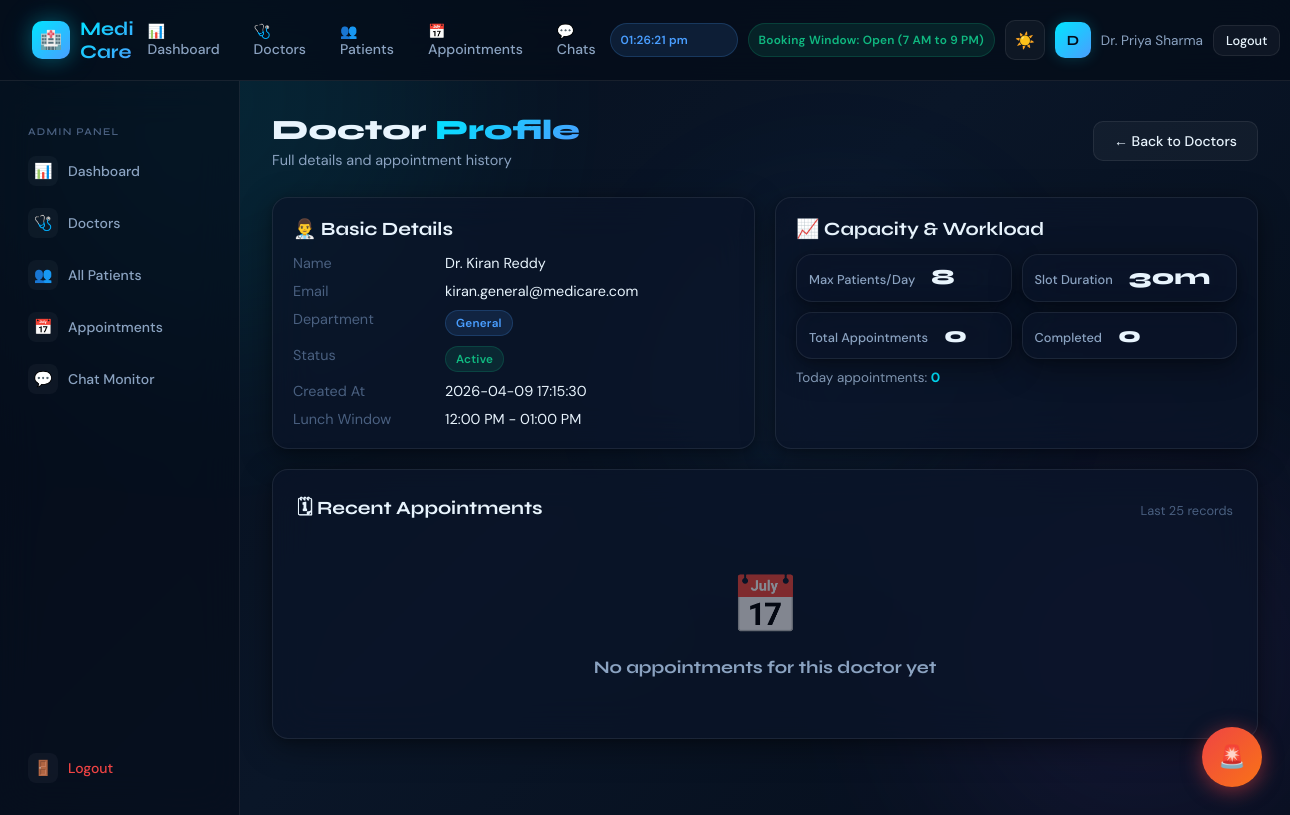
The page /admin/doctors/2 (signed in) on the database its author committed.
### tables this page shows
CREATE TABLE doctors (
        id INTEGER PRIMARY KEY AUTOINCREMENT,
        name TEXT NOT NULL,
        email TEXT UNIQUE NOT NULL,
        password TEXT NOT NULL,
        department TEXT NOT NULL,
        max_patients_per_day INTEGER DEFAULT 8,
        slot_duration_minutes INTEGER DEFAULT 30,
        is_active INTEGER DEFAULT 1,
        created_at TEXT DEFAULT CURRENT_TIMESTAMP
    );

### hospital_app/app.py (the view)
@app.route('/admin/doctors/<int:did>')
@require_admin
def admin_doctor_profile(did):
    conn = get_db()
    try:
        doctor = conn.execute(
            '''SELECT d.*,
                      COUNT(a.id) AS total_appointments,
                      SUM(CASE WHEN a.status='Completed' THEN 1 ELSE 0 END) AS completed_appointments,
                      SUM(CASE WHEN a.date=? THEN 1 ELSE 0 END) AS today_appointments
               FROM doctors d
               LEFT JOIN appointments a ON a.doctor_id=d.id
               WHERE d.id=?
               GROUP BY d.id''',
            (date.today().strftime('%Y-%m-%d'), did)
        ).fetchone()
        if not doctor:
            return redirect(url_for('admin_doctors'))
        appointments = conn.execute(
            '''SELECT a.*,
                      u.email AS patient_email,
                      p.diagnosis,
                      p.medicines
               FROM appointments a
               LEFT JOIN users u ON u.id = a.user_id
               LEFT JOIN prescriptions p ON p.appointment_id = a.appointment_id
               WHERE a.doctor_id=?
               ORDER BY a.date DESC, a.time_slot DESC, a.created_at DESC
               LIMIT 25''',
            (did,)
        ).fetchall()
        lunch_window = get_department_lunch_window(conn, doctor['department'], doctor['id'])
        lunch_label = 'Not assigned'
        if lunch_window:
            start_h, start_m = divmod(lunch_window[0], 60)
            end_h, end_m = divmod(lunch_window[1], 60)
            lunch_label = f"{_format_time_12h(start_h, start_m)} - {_format_time_12h(end_h, end_m)}"
        return render_template('admin_doctor_profile.html', doctor=doctor, appointments=appointments, lunch_label=lunch_label)
    finally:
        conn.close()

### hospital_app/app.py (called while the page is built)
def get_db():
    conn = sqlite3.connect(DB_PATH, timeout=10)
    conn.row_factory = sqlite3.Row
    conn.execute('PRAGMA busy_timeout = 10000')
    return conn

def _format_time_12h(hour_24, minute):
    suffix = 'AM' if hour_24 < 12 else 'PM'
    display_hour = hour_24 % 12
    if display_hour == 0:
        display_hour = 12
    return f"{display_hour:02d}:{minute:02d} {suffix}"

def get_department_lunch_window(conn, department, doctor_id):
    dept_doctors = conn.execute(
        '''SELECT id
           FROM doctors
           WHERE department=? AND is_active=1
           ORDER BY name''',
        (department,)
    ).fetchall()
    if not dept_doctors:
        return None
    ordered_ids = [row['id'] for row in dept_doctors]
    if doctor_id not in ordered_ids:
        return None
    lunch_index = ordered_ids.index(doctor_id) % len(DOCTOR_LUNCH_WINDOWS)
    return DOCTOR_LUNCH_WINDOWS[lunch_index]

def require_admin(f):
    from functools import wraps
    @wraps(f)
    def decorated(*args, **kwargs):
        if not session.get('is_admin'):
            return redirect(url_for('login'))
        return f(*args, **kwargs)
    return decorated

### hospital_app/templates/admin_doctor_profile.html (shortened to what this page needs)
{% extends "base.html" %}
{% block content %}
<div class="page-header fade-in">
  <div style="display:flex; justify-content:space-between; align-items:center; flex-wrap:wrap; gap:10px;">
    <div>
      <h1 class="page-title">Doctor <span>Profile</span></h1>
      <p class="page-subtitle">Full details and appointment history</p>
    </div>
    <a href="/admin/doctors" class="btn btn-secondary">← Back to Doctors</a>
  </div>
</div>
<div class="grid-2" style="margin-bottom:20px;">
  <div class="card fade-in" style="padding:20px;">
    <h3 style="font-family:var(--font-display); margin-bottom:14px;">👨‍⚕️ Basic Details</h3>
    <div style="display:grid; grid-template-columns:140px 1fr; row-gap:10px; column-gap:12px; font-size:0.9rem;">
      <div style="color:var(--text-muted);">Name</div><div>{{ doctor.name }}</div>
      <div style="color:var(--text-muted);">Email</div><div>{{ doctor.email }}</div>
      <div style="color:var(--text-muted);">Department</div><div><span class="badge badge-blue">{{ doctor.department }}</span></div>
      <div style="color:var(--text-muted);">Status</div>
      <div>
        <span class="badge {% if doctor.is_active %}badge-green{% else %}badge-red{% endif %}">
          {% if doctor.is_active %}Active{% else %}Inactive{% endif %}
        </span>
      </div>
      <div style="color:var(--text-muted);">Created At</div><div>{{ doctor.created_at }}</div>
      <div style="color:var(--text-muted);">Lunch Window</div><div>{{ lunch_label }}</div>
    </div>
  </div>
  <div class="card fade-in" style="padding:20px;">
    <h3 style="font-family:var(--font-display); margin-bottom:14px;">📈 Capacity & Workload</h3>
    <div style="display:grid; grid-template-columns:1fr 1fr; gap:10px;">
      <div class="stat-card" style="padding:12px; min-height:auto;">
        <div class="stat-label">Max Patients/Day</div>
        <div class="stat-value" style="font-size:1.35rem;">{{ doctor.max_patients_per_day or 8 }}</div>
      </div>
      <div class="stat-card" style="padding:12px; min-height:auto;">
        <div class="stat-label">Slot Duration</div>
        <div class="stat-value" style="font-size:1.35rem;">{{ doctor.slot_duration_minutes or 30 }}m</div>
      </div>
      <div class="stat-card" style="padding:12px; min-height:auto;">
        <div class="stat-label">Total Appointments</div>
        <div class="stat-value" style="font-size:1.35rem;">{{ doctor.total_appointments or 0 }}</div>
      </div>
      <div class="stat-card" style="padding:12px; min-height:auto;">
        <div class="stat-label">Completed</div>
        <div class="stat-value" style="font-size:1.35rem;">{{ doctor.completed_appointments or 0 }}</div>
      </div>
    </div>
    <p style="margin-top:10px; color:var(--text-secondary); font-size:0.84rem;">Today appointments: <strong style="color:var(--accent-cyan);">{{ doctor.today_appointments or 0 }}</strong></p>
  </div>
</div>
<div class="card fade-in">
  <div style="display:flex; justify-content:space-between; align-items:center; margin-bottom:14px;">
    <h3 style="font-family:var(--font-display);">🗓 Recent Appointments</h3>
    <span style="font-size:0.8rem; color:var(--text-muted);">Last 25 records</span>
  </div>
  {% if appointments %}
  <div class="table-container" style="box-shadow:none; border:none;">
    <table class="table" style="background:transparent;">
      <thead>
        <tr>
          <th>Apt. ID</th>
          <th>Patient</th>
          <th>Date</th>
          <th>Time</th>
          <th>Status</th>
          <th>Diagnosis</th>
        </tr>
      </thead>
      <tbody>
        {% for apt in appointments %}
        <tr>
          <td><code style="color:var(--accent-cyan);">{{ apt.appointment_id }}</code></td>
          <td>
            <div style="font-size:0.86rem;">{{ apt.patient_name }}</div>
            <div style="font-size:0.74rem; color:var(--text-muted);">{{ apt.patient_email or '' }}</div>
          </td>
          <td>{{ apt.date }}</td>
          <td><span class="badge badge-blue">{{ apt.time_slot }}</span></td>
          <td>
            <span class="badge {% if apt.status == 'Completed' %}badge-green{% else %}badge-yellow{% endif %}">{{ apt.status }}</span>
          </td>
          <td style="max-width:220px; overflow:hidden; text-overflow:ellipsis; white-space:nowrap;" title="{{ apt.diagnosis or 'Not completed' }}">
            {{ apt.diagnosis or '—' }}
          </td>
        </tr>
        {% endfor %}
      </tbody>
    </table>
  </div>
  {% else %}
  <div class="empty-state" style="padding:28px;">
    <div class="empty-icon">📅</div>
    <h3>No appointments for this doctor yet</h3>
  </div>
  {% endif %}
</div>
{% endblock %}

### hospital_app/templates/base.html (shortened to what this page needs)
<!DOCTYPE html>
<html lang="en">
<head>
  <link rel="stylesheet" href="{{ url_for('static', filename='css/main.css') }}">
</head>
<body>
<div class="bg-animated"></div>
<div class="bg-blob-3"></div>
<nav class="navbar">
  <a href="{% if session.get('is_admin') %}/admin{% elif session.get('is_doctor') %}/doctor{% else %}/dashboard{% endif %}" class="navbar-brand">
    <div class="brand-icon">🏥</div>
    <span class="brand-text">Medi Care</span>
  </a>
  <ul class="navbar-nav" id="navLinks">
    {% if session.get('is_admin') %}
    <li><a href="/admin" class="nav-link">📊 Dashboard</a></li>
    <li><a href="/admin/doctors" class="nav-link">🩺 Doctors</a></li>
    <li><a href="/admin/patients" class="nav-link">👥 Patients</a></li>
    <li><a href="/admin/appointments" class="nav-link">📅 Appointments</a></li>
    <li><a href="/admin/chats" class="nav-link">💬 Chats</a></li>
    {% elif session.get('is_doctor') %}
    <li><a href="/doctor" class="nav-link">🩺 My Appointments</a></li>
    {% else %}
    <li><a href="/dashboard" class="nav-link">🏠 Home</a></li>
    <li><a href="/chatbot" class="nav-link">🤖 AI Chatbot</a></li>
    <li><a href="/book-appointment" class="nav-link">📅 Book</a></li>
    {% endif %}
  </ul>
  <div class="navbar-actions">
    <div id="liveClock" class="badge badge-blue" style="padding:8px 10px; font-size:0.74rem; min-width:128px; text-align:center;">--:--:--</div>
    <div id="bookingStatus" class="badge badge-yellow" style="padding:8px 10px; font-size:0.74rem;">Checking hours...</div>
    <button class="theme-toggle" id="themeToggle" onclick="toggleTheme()">☀️</button>
    <div style="display:flex;align-items:center;gap:10px;">
      <div class="avatar">{{ session.get('user_name', 'U')[0].upper() }}</div>
      <span style="font-size:0.85rem;color:var(--text-secondary);max-width:120px;overflow:hidden;text-overflow:ellipsis;white-space:nowrap;">{{ session.get('user_name', '') }}</span>
    </div>
    <a href="/logout" class="btn btn-secondary btn-sm">Logout</a>
  </div>
</nav>
<div class="layout">
  <aside class="sidebar">
    {% if session.get('is_admin') %}
    <p class="sidebar-section-title">Admin Panel</p>
    <a href="/admin" class="sidebar-link"><span class="icon">📊</span><span>Dashboard</span></a>
    <a href="/admin/doctors" class="sidebar-link"><span class="icon">🩺</span><span>Doctors</span></a>
    <a href="/admin/patients" class="sidebar-link"><span class="icon">👥</span><span>All Patients</span></a>
    <a href="/admin/appointments" class="sidebar-link"><span class="icon">📅</span><span>Appointments</span></a>
    <a href="/admin/chats" class="sidebar-link"><span class="icon">💬</span><span>Chat Monitor</span></a>
    {% elif session.get('is_doctor') %}
    <p class="sidebar-section-title">Doctor Portal</p>
    <a href="/doctor" class="sidebar-link"><span class="icon">🩺</span><span>My Appointments</span></a>
    {% endif %}
    <div style="position:absolute; bottom:20px; left:16px; right:16px;">
      <a href="/logout" class="sidebar-link" style="color:var(--accent-red);">
        <span class="icon">🚪</span><span>Logout</span>
      </a>
    </div>
  </aside>
  <main class="main-content">
    {% block content %}{% endblock %}
  </main>
</div>
<button class="emergency-fab" onclick="showEmergencyModal()" title="Emergency Help">
  🚨
</button>
</body>
</html>

### rows shown on the page
doctors: get "Dr. Priya Sharma"
doctors: name "Dr. Kiran Reddy", email "kiran.general@medicare.com", department "General", created_at "2026-04-09 17:15:30", max_patients_per_day "8", slot_duration_minutes "30"

### other values the page prints
{{ session.get('user_name', 'U')[0].upper() }} "D"
{{ lunch_label }} "12:00 PM - 01:00 PM"
{{ doctor.total_appointments or 0 }} "0"
{{ doctor.completed_appointments or 0 }} "0"
{{ doctor.today_appointments or 0 }} "0"
